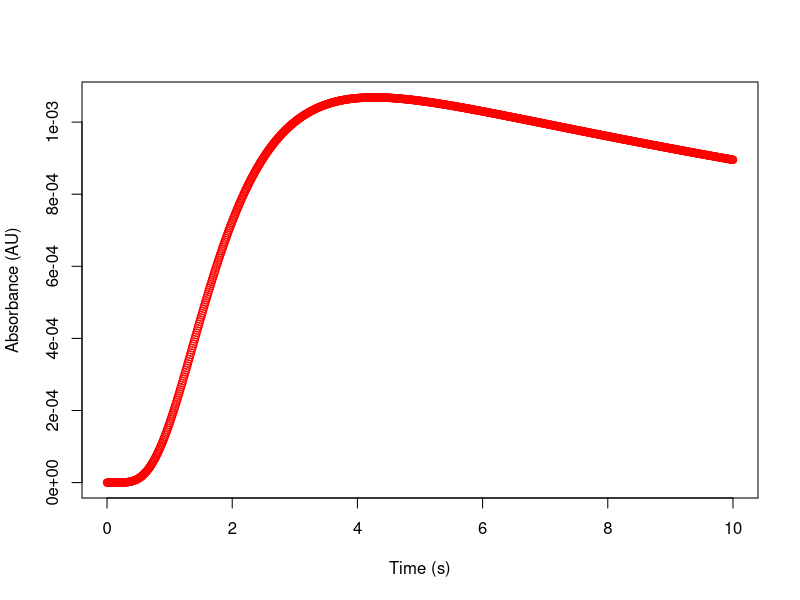

Here is the R script that generated this plot:
#load file
data = read.csv(text="0
0
1.0986122886681096e-15
6.728402243587402e-14
7.766340936628649e-13
4.526145605307941e-12
1.7982313037279272e-11
5.578567525807713e-11
1.4548342677571917e-10
3.335708049351245e-10
6.924607649276174e-10
1.3281653711678072e-9
2.388455550500887e-9
4.071263612097577e-9
6.633101373920093e-9
1.0397282727097364e-8
1.5761760523527472e-8
2.320641181559687e-8
3.329963116932677e-8
4.6704117829589634e-8
6.418176804729877e-8
8.65976082316908e-8
1.1492272730760525e-7
1.5023618743507613e-7
1.9372591090719102e-7
2.466885574996323e-7
3.1052842079412944e-7
3.8675538408754153e-7
4.769819865196665e-7
5.829196581270979e-7
7.06374188798454e-7
8.492405007211153e-7
0.0000010134967970301917
0.0000012011981611568214
0.000001414469681982464
0.0000016554991794905815
0.0000019265296043115365
0.0000022298511825164086
0.000002567793374356725
0.0000029427167124856614
0.0000033570045816373912
0.0000038130549978801533
0.000004313272441480127
0.000004860059793192766
0.0000054558104195018544
0.000006102900448011779
0.000006803681269914726
0.000007560472302243632
0.00000837555403851917
0.000009251161412433553
0.000010189477495409181
0.000011192627545244355
0.000012262673419625634
0.00001340160836505662
0.000014611352188732936
0.000015893746818086205
0.0000172505522501269
0.00001868344289033593
0.00002019400427868415
0.000021783730198393478
0.000023454020161286157
0.000025206177261993565
0.000027041406391904074
0.000028960812802513107
0.000030965401006787894
0.00003305607400626544
0.000035233632830855494
0.00003749877637771118
0.00003985210153504814
0.00004229410357643059
0.000044825176810788496
0.00004744561547327669
0.00005015561484202414
0.00005295527256584216
0.00005584459018805582
0.00005882347485178478
0.00006189174117222225
0.00006504911326173522
0.00006829522689393032
0.00007162963179319095
0.00007505179403658659
0.00007856109855547895
0.00008215685172460036
0.00008583828402684438
0.0000896045527824945
0.00009345474493210986
0.00009738787986278927
0.00010140291226804168
0.00010549873503199947
0.00010967418212921814
0.00011392803153181062
0.00011825900811616115
0.0001226657865619575
0.00012714699423675965
0.0001317012140597968
0.00013632698733914367
0.00014102281657687554
0.00014578716823723367
0.00015061847547325483
0.00015551514080772047
0.0001604755387646744
0.00016549801844812747
0.00017058090606492923
0.00017572250738912657
0.0001809211101654566
0.00018617498644993025
0.00019148239488575708
0.0001968415829131417
0.00020225078891174356
0.00020770824427484097
0.00021321217541447201
0.00021876080569704505
0.00022435235730911424
0.0002299850530532073
0.0002356571180737696
0.00024136678151345323
0.00024711227810013153
0.0002528918496651616
0.0002587037465935423
0.0002645462292067374
0.00027041756907903857
0.0002763160502884399
0.00028223997060308607
0.00028818764260443074
0.0002941573947483179
0.0003001475723652542
0.00030615653860120213
0.00031218267530026274
0.0003182243838306664
0.0003242800858555136
0.0003303482240497461
0.00033642726276484253
0.0003425156886427538
0.00034861201118060683
0.0003547147632477069
0.00036082250155638037
0.0003669338070881912
0.0003730472854770652
0.0003791615673508478
0.00038527530863280765
0.0003913871908045891
0.0003974959211320973
0.00040360023285578294
0.0004096988853467748
0.00041579066423028094
0.0004218743814776634
0.00042794887546855734
0.00043401301102438753
0.000440065679414599
0.000446105798336897
0.000452132311872757
0.0004581441904194389
0.0004641404305997046
0.00047012005515041107
0.00047608211279111826
0.0004820256780738153
0.0004879498512148448
0.000493853757910063
0.0004997365491342507
0.0005055974009257523
0.0005114355141572892
0.0005172501142938661
0.0005230404511386507
0.0005288057985676851
0.0005345454542542474
0.0005402587393836609
0.0005459449983593103
0.0005516035985006018
0.000557233929733573
0.0005628354042748274
0.0005684074563094471
0.0005739495416635036
0.0005794611374717681
0.0005849417418411858
0.0005903908735106669
0.0005958080715077126
0.0006011928948023755
0.0006065449219590242
0.0006118637507863741
0.0006171489979862054
0.0006224002988011807
0.0006276173066621532
0.0006327996928353291
0.000637947146069639
0.0006430593722446426
0.0006481360940192861
0.0006531770504818014
0.0006581819968010273
0.0006631507038794178
0.000668082958007976
0.0006729785605233545
0.0006778373274673294
0.0006826590892488575
0.0006874436903089016
0.0006921909887882008
0.000696900856198152
0.0007015731770949489
0.0007062078487571248
0.0007108047808666256
0.0007153638951935298
0.0007198851252845277
0.0007243684161552575
0.0007288137239865896
0.0007332210158249354
0.0007375902692866598
0.0007419214722666576
0.0007462146226511541
0.0007504697280347756
0.0007546868054419377
0.0007588658810525841
0.0007630069899323075
0.000767110175766877
0.0007711754906011898
0.0007752029945826618
0.0007791927557090635
0.0007831448495808071
0.0007870593591576799
0.000790936374520025
0.0007947759926343537
0.0007985783171233789
0.0008023434580404556
0.0008060715316484043
0.0008097626602026969
0.0008134169717389787
0.0008170345998648973
0.0008206156835562086
0.0008241603669571236
0.0008276687991848638
0.0008311411341383838
0.0008345775303112254
0.0008379781506084569
0.0008413431621676588
0.0008446727361839103
0.0008479670477387278
0.0008512262756329137
0.0008544506022232618
0.0008576402132630745
0.0008607952977464384
0.0008639160477562108
0.0008670026583156619
0.0008700553272437237
0.0008730742550137899
0.0008760596446160191
0.0008790117014230789
0.0008819306330592872
0.0008848166492730888
0.0008876699618128169
0.0008904907843056877
0.0008932793321399649
0.0008960358223502518
0.0008987604735058471
0.0009014535056021147
0.0009041151399548148
0.0009067455990973379
0.0009093451066807936
0.0009119138873768977
0.0009144521667836053
0.000916960171333438
0.0009194381282044534
0.0009218862652338044
0.000924304810833837
0.0009266939939106766
0.0009290540437852507
0.0009313851901167033
0.0009336876628281418
0.0009359616920346795
0.0009382075079737161
0.0009404253409374143
0.0009426154212073216
0.0009447779789910928
0.0009469132443612696
0.0009490214471960649
0.0009511028171221164
0.0009531575834591569
0.0009551859751665656
0.0009571882207917492
0.0009591645484203215
0.000961115185628027
0.0009630403594343803
0.0009649402962579718
0.0009668152218734052
0.0009686653613698266
0.0009704909391110063
0.000972292178696935
0.0009740693029269016
0.0009758225337640105
0.0009775520923011067
0.0009792581987280726
0.0009809410723004616
0.0009826009313094344
0.0009842379930529693
0.000985852473808304
0.0009874445888055877
0.0009890145522027066
0.000990562577061254
0.0009920888753236106
0.000993593657791114
0.000995077134103279
0.0009965395127180473
0.0009979810008930356
0.0009994018046677552
0.0010008021288467756
0.0010021821769838123
0.0010035421513666988
0.0010048822530032387
0.00100620268160789
0.00100750363558928
0.001008785312038508
0.0010100479067182277
0.001011291614052477
0.00101251662711724
0.0010137231376317155
0.0010149113359502679
0.001016081411055054
0.0010172335505492865
0.0010183679406511295
0.0010194847661881981
0.0010205842105926511
0.001021666455896848
0.0010227316827295626
0.0010237800703127335
0.0010248117964587265
0.001025827037568104
0.001026825968627876
0.0010278087632102227
0.0010287755934716715
0.0010297266301527075
0.0010306620425778164
0.00103158199865593
0.0010324866648812705
0.001033376206334575
0.001034250786684694
0.0010351105681905364
0.0010359557117033652
0.001036786376669421
0.0010376027211328651
0.001038404901739027
0.0010391930737379499
0.0010399673909882205
0.0010407280059610694
0.0010414750697447387
0.0010422087320490997
0.001042929141210512
0.0010436364441969179
0.0010443307866131605
0.001045012312706512
0.0010456811653724134
0.0010463374861604021
0.0010469814152802368
0.001047613091608196
0.001048232652693548
0.001048840234765189
0.0010494359727384315
0.0010500200002219455
0.0010505924495248418
0.0010511534516638849
0.0010517031363708378
0.00105224163209993
0.0010527690660354326
0.0010532855640993483
0.0010537912509592034
0.0010542862500359327
0.0010547706835118587
0.001055244672338755
0.00105570833624599
0.0010561617937487442
0.001056605162156299
0.0010570385575803883
0.0010574620949436143
0.0010578758879879124
0.0010582800492830717
0.0010586746902353048
0.0010590599210958498
0.0010594358509696245
0.001059802587823904
0.0010601602384970343
0.0010605089087071728
0.0010608487030610513
0.0010611797250627583
0.0010615020771225399
0.001061815860565616
0.0010621211756409992
0.0010624181215303306
0.0010627067963567159
0.0010629872971935606
0.001063259720073409
0.001063524159996778
0.0010637807109409815
0.001064029465868954
0.0010642705167380525
0.0010645039545088577
0.0010647298691539469
0.0010649483496666613
0.0010651594840698473
0.0010653633594245758
0.0010655600618388417
0.0010657496764762387
0.0010659322875646022
0.00106610797840463
0.0010662768313784699
0.0010664389279582734
0.0010665943487147265
0.001066743173325529
0.0010668854805838558
0.00106702134840677
0.0010671508538436026
0.0010672740730842914
0.0010673910814676777
0.0010675019534897667
0.0010676067628119382
0.0010677055822691207
0.0010677984838779156
0.0010678855388446787
0.0010679668175735573
0.001068042389674475
0.0010681123239710741
0.0010681766885086072
0.0010682355505617803
0.001068288976642544
0.0010683370325078405
0.0010683797831672916
0.0010684172928908423
0.0010684496252163485
0.0010684768429571137
0.0010684990082093743
0.0010685161823597287
0.0010685284260925165
0.0010685357993971418
0.0010685383615753412
0.0010685361712484019
0.0010685292863643217
0.001068517764204914
0.0010685016613928588
0.0010684810338986994
0.0010684559370477836
0.0010684264255271464
0.001068392553392342
0.0010683543740742138
0.0010683119403856187
0.001068265304528083
0.0010682145180984136
0.0010681596320952448
0.0010681006969255377
0.0010680377624110158
0.0010679708777945492
0.001067900091746484
0.0010678254523709123
0.001067747007211891
0.0010676648032596013
0.0010675788869564538
0.0010674893042031453
0.001067396100364644
0.0010672993202761407
0.001067199008248928
0.001067095208076236
0.0010669879630390057
0.0010668773159116154
0.001066763308967548
0.0010666459839850076
0.001066525382252477
0.0010664015445742325
0.0010662745112757933
0.0010661443222093276
0.0010660110167590021
0.0010658746338462768
0.0010657352119351547
0.0010655927890373701
0.0010654474027175375
0.0010652990900982362
0.001065147887865055
0.0010649938322715793
0.0010648369591443297
0.0010646773038876535
0.0010645149014885614
0.0010643497865215192
0.001064181993153189
0.0010640115551471194
0.0010638385058683892
0.0010636628782882064
0.0010634847049884521
0.001063304018166182
0.0010631208496380813
0.0010629352308448687
0.0010627471928556574
0.0010625567663722706
0.0010623639817335065
0.0010621688689193653
0.0010619714575552223
0.001061771776915964
0.0010615698559300773
0.0010613657231836934
0.001061159406924587
0.0010609509350661373
0.0010607403351912412
0.0010605276345561857
0.00106031286009448
0.001060096038420639
0.0010598771958339373
0.0010596563583221076
0.001059433551565009
0.0010592088009382526
0.0010589821315167831
0.001058753568078425
0.0010585231351073867
0.0010582908567977282
0.0010580567570567876
0.0010578208595085697
0.001057583187497098
0.0010573437640897293
0.001057102612080427
0.0010568597539930035
0.0010566152120843222
0.001056369008347463
0.001056121164514855
0.0010558717020613697
0.0010556206422073803
0.0010553680059217914
0.0010551138139250243
0.0010548580866919764
0.001054600844454942
0.0010543421072065032
0.0010540818947023852
0.0010538202264642777
0.0010535571217826268
0.0010532925997193943
0.0010530266791107818
0.0010527593785699264
0.0010524907164895664
0.0010522207110446697
0.0010519493801950414
0.0010516767416878896
0.0010514028130603726
0.001051127611642109
0.0010508511545576594
0.0010505734587289814
0.0010502945408778566
0.001050014417528283
0.0010497331050088484
0.0010494506194550662
0.0010491669768116945
0.0010488821928350154
0.0010485962830950998
0.0010483092629780355
0.001048021147688137
0.0010477319522501224
0.001047441691511268
0.0010471503801435381
0.001046858032645688
0.0010465646633453403
0.0010462702864010424
0.0010459749158042936
0.0010456785653815467
0.001045381248796197
0.0010450829795505335
0.001044783770987675
0.001044483636293482
0.0010441825884984434
0.0010438806404795445
0.0010435778049621071
0.0010432740945216141
0.0010429695215855071
0.0010426640984349635
0.001042357837206655
0.0010420507498944815
0.0010417428483512864
0.0010414341442905495
0.0010411246492880617
0.0010408143747835787
0.0010405033320824504
0.0010401915323572416
0.0010398789866493186
0.001039565705870431
0.001039251700804263
0.0010389369821079712
0.0010386215603137064
0.0010383054458301094
0.0010379886489437966
0.0010376711798208206
0.0010373530485081205
0.0010370342649349469
0.001036714838914276
0.0010363947801442035
0.00103607409820932
0.0010357528025820737
0.0010354309026241165
0.0010351084075876258
0.0010347853266166219
0.0010344616687482603
0.0010341374429141132
0.0010338126579414351
0.0010334873225544088
0.00103316144537538
0.001032835034926078
0.0010325080996288186
0.001032180647807691
0.0010318526876897354
0.0010315242274061033
0.0010311952749932015
0.0010308658383938265
0.0010305359254582811
0.001030205543945482
0.0010298747015240473
0.0010295434057733767
0.001029211664184717
0.0010288794841622113
0.0010285468730239407
0.0010282138380029483
0.0010278803862482542
0.0010275465248258564
0.0010272122607197184
0.00102687760083275
0.0010265425519877676
0.0010262071209284514
0.0010258713143202827
0.0010255351387514792
0.001025198600733907
0.0010248617067039956
0.0010245244630236283
0.001024186875981029
0.0010238489517916383
0.001023510696598976
0.0010231721164754937
0.0010228332174234186
0.0010224940053755855
0.0010221544861962603
0.0010218146656819495
0.001021474549562205
0.0010211341435004148
0.0010207934530945878
0.0010204524838781242
0.0010201112413205807
0.0010197697308284262
0.0010194279577457842
0.0010190859273551704
0.0010187436448782189
0.0010184011154764012
0.001018058344251736
0.0010177153362474873
0.001017372096448859
0.0010170286297836765
0.0010166849411230644
0.0010163410352821117
0.0010159969170205304
0.0010156525910433075
0.0010153080620013465
0.0010149633344921037
0.001014618413060215
0.0010142733021981148
0.001013928006346648
0.0010135825298956758
0.0010132368771846717
0.0010128910525033117
0.001012545060092056
0.0010121989041427255
0.0010118525887990717
0.001011506118157334
0.001011159496266801
0.0010108127271303501
0.0010104658147049967
0.0010101187629024241
0.001009771575589514
0.0010094242565888648
0.001009076809679312
0.0010087292385964342
0.0010083815470330556
0.0010080337386397446
0.001007685817025304
0.001007337785757255
0.0010069896483623161
0.001006641408326878
0.0010062930690974677
0.001005944634081214
0.0010055961066462997
0.0010052474901224154
0.001004898787801202
0.001004550002936693
0.001004201138745746
0.0010038521984084728
0.0010035031850686644
0.0010031541018342065
0.0010028049517774994
0.0010024557379358584
0.0010021064633119236
0.0010017571308740575
0.0010014077435567374
0.0010010583042609452
0.0010007088158545518
0.0010003592811726996
0.0010000097030181724
0.0009996600841617723
0.0009993104273426803
0.0009989607352688245
0.0009986110106172288
0.0009982612560343758
0.0009979114741365497
0.000997561667510181
0.0009972118387121917
0.0009968619902703262
0.0009965121246834879
0.0009961622444220643
0.000995812351928255
0.0009954624496163898
0.0009951125398732468
0.000994762625058364
0.00099441270750435
0.0009940627895171882
0.0009937128733765407
0.0009933629613360436
0.0009930130556236043
0.0009926631584416914
0.0009923132719676215
0.0009919633983538458
0.0009916135397282297
0.000991263698194329
0.0009909138758316658
0.0009905640746960002
0.000990214296819594
0.0009898645442114802
0.0009895148188577207
0.0009891651227216674
0.0009888154577442129
0.000988465825844048
0.0009881162289179085
0.0009877666688408186
0.0009874171474663393
0.0009870676666268053
0.000986718228133564
0.0009863688337772073
0.00098601948532781
0.0009856701845351512
0.000985320933128946
0.0009849717328190676
0.0009846225852957683
0.0009842734922298987
0.0009839244552731228
0.0009835754760581326
0.0009832265561988572
0.0009828776972906734
0.000982528900910609
0.0009821801686175507
0.0009818315019524393
0.0009814829024384734
0.0009811343715813046
0.0009807859108692284
0.0009804375217733821
0.0009800892057479289
0.0009797409642302486
0.000979392798641122
0.0009790447103849114
0.0009786967008497468
0.0009783487714076985
0.00097800092341496
0.0009776531582120183
0.000977305477123827
0.0009769578814599782
0.00097661037251487
0.0009762629515678758
0.0009759156198835041
0.0009755683787115656
0.0009752212292873325
0.0009748741728316972
0.0009745272105513303
0.0009741803436388347
0.0009738335732729015
0.0009734869006184584
0.0009731403268268231
0.0009727938530358495
0.000972447480370075
0.0009721012099408651
0.0009717550428465569
0.0009714089801726006
0.0009710630229916993
0.0009707171723639476
0.0009703714293369679
0.0009700257949460461
0.0009696802702142645
0.0009693348561526345
0.0009689895537602267
0.000968644364024301
0.0009682992879204326
0.0009679543264126391
0.0009676094804535049
0.0009672647509843051
0.0009669201389351262
0.0009665756452249872
0.0009662312707619588
0.000965887016443281
0.0009655428831554794
0.0009651988717744799
0.0009648549831657237
0.000964511218184278
0.0009641675776749487
0.0009638240624723895
0.0009634806734012106
0.0009631374112760868
0.0009627942769018628
0.0009624512710736587
0.0009621083945769742
0.0009617656481877902
0.0009614230326726716
0.0009610805487888665
0.0009607381972844067
0.000960395978898204
0.0009600538943601493
0.0009597119443912068
0.0009593701297035097
0.000959028451000454
0.0009586869089767906
0.0009583455043187175
0.000958004237703971
0.0009576631098019134
0.0009573221212736242
0.0009569812727719856
0.0009566405649417705
0.0009562999984197271
0.0009559595738346649
0.0009556192918075379
0.0009552791529515265
0.0009549391578721213
0.000954599307167203
0.0009542596014271221
0.0009539200412347796
0.0009535806271657041
0.0009532413597881295
0.0009529022396630725
0.0009525632673444074
0.0009522244433789409
0.0009518857683064875
0.0009515472426599419
0.0009512088669653507
0.0009508706417419863
0.0009505325675024152
0.0009501946447525708
0.0009498568739918205
0.0009495192557130353
0.0009491817904026574
0.0009488444785407681
0.0009485073206011524
0.0009481703170513668
0.0009478334683528025
0.00094749677496075
0.0009471602373244636
0.0009468238558872229
0.0009464876310863954
0.0009461515633534982
0.0009458156531142588
0.0009454799007886744
0.0009451443067910722
0.0009448088715301688
0.000944473595409126
0.0009441384788256113
0.0009438035221718526
0.0009434687258346959
0.0009431340901956597
0.0009427996156309915
0.0009424653025117216
0.0009421311512037163
0.0009417971620677329
0.0009414633354594708
0.0009411296717296247
0.0009407961712239359
0.0009404628342832439
0.0009401296612435351
0.0009397966524359954
0.0009394638081870576
0.0009391311288184512
0.0009387986146472513
0.0009384662659859245
0.0009381340831423783
0.0009378020664200074
0.0009374702161177397
0.0009371385325300823
0.0009368070159471668
0.0009364756666547937
0.0009361444849344786
0.0009358134710634942
0.0009354826253149147
0.0009351519479576581
0.0009348214392565297
0.0009344910994722637
0.000934160928861565
0.0009338309276771498
0.0009335010961677873
0.0009331714345783397
0.000932841943149802
0.000932512622119341
0.0009321834717203358
0.0009318544921824148
0.0009315256837314952
0.0009311970465898205
0.0009308685809759974
0.0009305402871050342
0.0009302121651883754
0.0009298842154339406
0.0009295564380461579
0.0009292288332260015
0.000928901401171025
0.0009285741420753983
0.0009282470561299398
0.0009279201435221521
0.0009275934044362554
0.0009272668390532206
0.0009269404475508019
0.0009266142301035703
0.0009262881868829459
0.0009259623180572291
0.0009256366237916327
0.0009253111042483142
0.0009249857595864056
0.0009246605899620437
0.000924335595528402
0.0009240107764357203
0.0009236861328313331
0.0009233616648597009
0.0009230373726624383
0.0009227132563783433
0.0009223893161434256
0.0009220655520909345
0.0009217419643513879
0.0009214185530525989
0.0009210953183197039
0.0009207722602751892
0.0009204493790389186
0.0009201266747281583
0.0009198041474576061
0.0009194817973394137
0.0009191596244832158
0.0009188376289961538
0.0009185158109829011
0.0009181941705456889
0.0009178727077843304
0.0009175514227962444
0.0009172303156764816
0.0009169093865177467
0.0009165886354104225
0.0009162680624425947
0.0009159476677000731
0.0009156274512664162
0.000915307413222953
0.000914987553648807
0.0009146678726209156
0.0009143483702140561
0.0009140290465008643
0.0009137099015518578
0.0009133909354354571
0.0009130721482180066
0.0009127535399637961
0.0009124351107350809
0.0009121168605921026
0.0009117987895931101
0.000911480897794379
0.0009111631852502318
0.0009108456520130581
0.0009105282981333332
0.0009102111236596389
0.0009098941286386806
0.000909577313115309
0.0009092606771325362
0.0009089442207315564
0.0009086279439517631
0.000908311846830768
0.0009079959294044181
0.0009076801917068154
0.0009073646337703324
0.0009070492556256311
0.0009067340573016803
0.0009064190388257718
0.0009061042002235383
0.0009057895415189705
0.0009054750627344323
0.0009051607638906791
0.0009048466450068728
0.0009045327061005986
0.000904218947187881
0.0009039053682831996
0.0009035919693995053
0.0009032787505482339
0.0009029657117393247
0.0009026528529812328
0.0009023401742809459
0.0009020276756439989
0.0009017153570744879
0.0009014032185750863
0.0009010912601470582
0.0009007794817902726
0.0009004678835032195
0.0009001564652830213
0.000899845227125448
0.0008995341690249325
0.0008992232909745816
0.0008989125929661923
0.000898602074990261
0.0008982917370360026
0.0008979815790913587
0.0008976716011430136
0.0008973618031764052
0.0008970521851757393
0.0008967427471240011
0.0008964334890029694
0.0008961244107932261
0.0008958155124741727
0.0008955067940240373")
times <- seq(from=0, to=10, by=0.01)

maximum <- max(data)

png(filename = "beers.png");
plot(times, data[,1], col=hsv(0, 1, 1), ylim=c(0, maximum), xlab="Time (s)", ylab="Absorbance (AU)")

dev.off()
